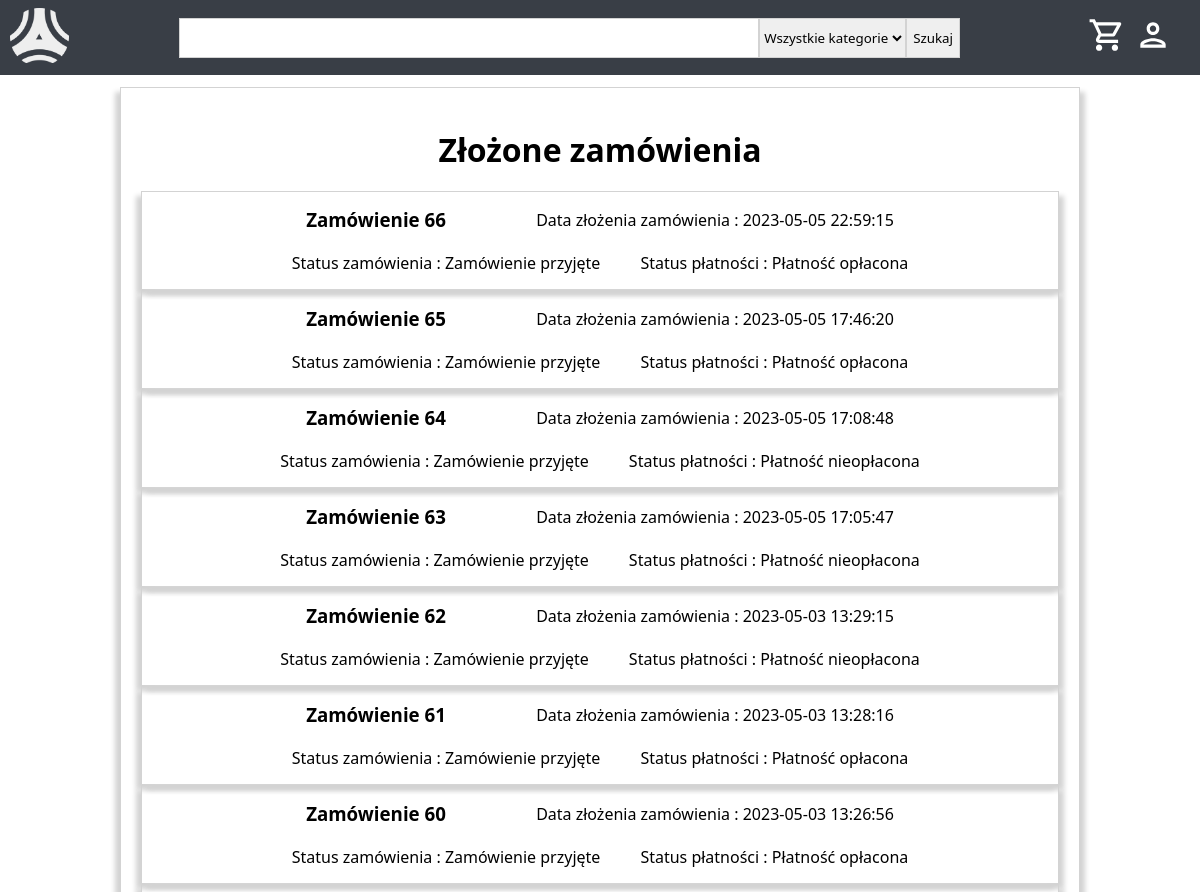
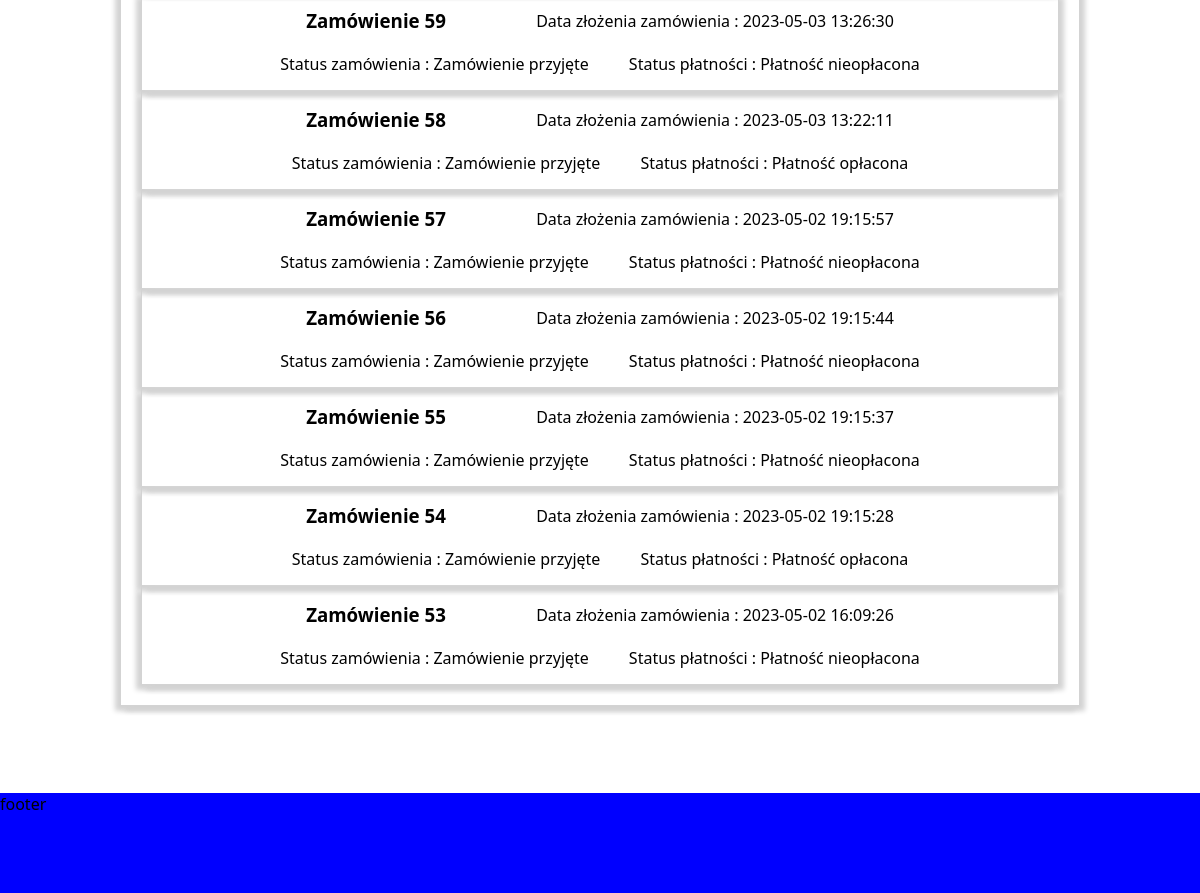
Page /orders (signed in) on the earlier database version (2 pictures, top to bottom).
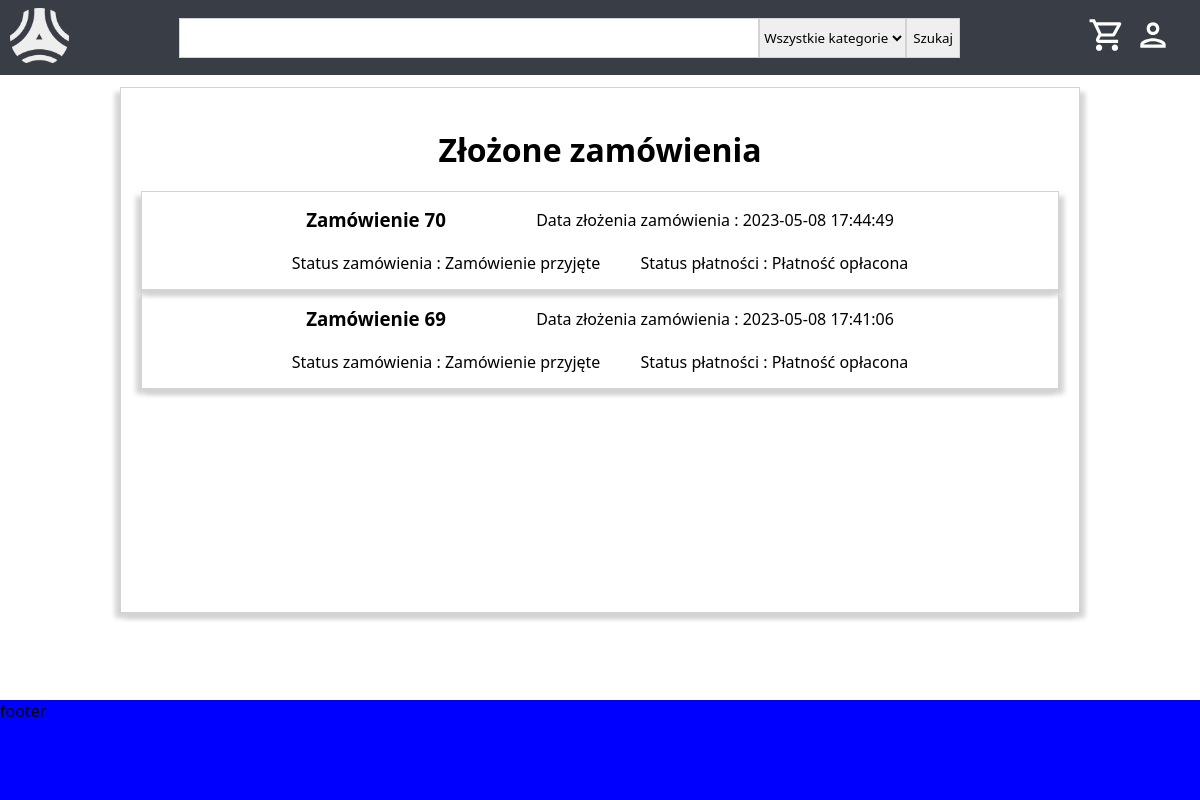
Same page on the later database version.
### tables this page shows
CREATE TABLE `orders` (
  `id` bigint(20) NOT NULL,
  `user_id` bigint(20) NOT NULL,
  `is_company` tinyint(1) NOT NULL,
  `first_name` varchar(255) DEFAULT NULL,
  `last_name` varchar(255) DEFAULT NULL,
  `street` varchar(255) NOT NULL,
  `street_number` smallint(6) NOT NULL,
  `postal_code` varchar(50) NOT NULL,
  `postal_city` varchar(255) NOT NULL,
  `country` varchar(2) NOT NULL,
  `nip` varchar(50) DEFAULT NULL,
  `company_name` varchar(255) DEFAULT NULL,
  `delivery_id` bigint(20) NOT NULL,
  `delivery_tracking` varchar(1000) NOT NULL,
  `payment_method_id` bigint(20) NOT NULL,
  `payment_status` tinyint(3) UNSIGNED NOT NULL,
  `order_status` tinyint(3) UNSIGNED NOT NULL,
  `created_date` datetime NOT NULL,
  `user_id_created` bigint(20) NOT NULL,
  `last_modified_date` datetime NOT NULL,
  `user_id_last_modified` bigint(20) NOT NULL,
  `status` tinyint(3) UNSIGNED NOT NULL
);

### MVC/models/databaseModels/OrderModel.php (called while the page is built, shortened)
<?php
class OrderModel{
    public function getOrders($userId){
        $dbh = include("MVC/models/databaseModels/Database.php");
        $query = "SELECT id, created_date, order_status, payment_status FROM orders WHERE user_id = ? AND status = ? ORDER BY created_date DESC";
        $stmt = $dbh->prepare($query);
        $stmt->execute([$userId, StatusEnum::ACTIVE]);;
        $result = $stmt->fetchAll();
        return $result;
    }
}

### MVC/models/databaseModels/CategoryModel.php (called while the page is built, shortened)
<?php
class CategoryModel{
    public function getCategories(){
        $dbh = include("MVC/models/databaseModels/Database.php");
        $query = "SELECT id, name, image_path FROM categories WHERE STATUS = ?";
        $stmt = $dbh->prepare($query);
        $stmt->execute([StatusEnum::ACTIVE]);
        $result = $stmt->fetchAll();
        return $result;
    }
}

### MVC/controllers/Controller.php (called while the page is built, shortened)
<?php
class Controller{
    public function loadView($name, $data, $return){
        include($name.".php");
        if($return===true){
           return ob_get_clean();
        }
    }
}

### MVC/models/enumerated/OrderStatusEnum.php (called while the page is built, shortened)
<?php
class OrderStatusEnum {
    public static function getConstants(){
        return [
            self::ACCEPTED => "Zamówienie przyjęte",
            self::SENT => "Zamówienie wysłane",
            self::DELIVERED => "Zamówienie dostarczone",
            self::CANCELLED => "Zamówienie anulowane",
        ];
    }
}

### MVC/models/enumerated/PaymentStatusEnum.php (called while the page is built, shortened)
<?php
class PaymentStatusEnum {
    public static function getConstants(){
        return [
            self::UNPAID => "Płatność nieopłacona",
            self::PAID => "Płatność opłacona"
        ];
    }
}

### MVC/views/order/OrderList.php (the view, shortened to what this page needs)
<!DOCTYPE html>
<html lang="en">
<head>
    <?php echo $data['styles']; ?>
    <link rel="stylesheet" href="/dRaczekProjekt/css/orderList.css">
</head>
<body>
    <?php echo $data['header']; ?>
    <main>
        <h1>Złożone zamówienia</h1>
        <div class="items">
            <?php foreach($data['orders'] as $order): ?>
                <a class="item" href="/dRaczekProjekt/order/<?php echo $order['id']; ?>">
                    <h3>Zamówienie <span><?php echo $order['id']; ?></span></h3>
                    <span>Data złożenia zamówienia : <span><?php echo $order['created_date']; ?></span></span>
                    <span>Status zamówienia : <span><?php echo OrderStatusEnum::GetConstants()[$order['order_status']]; ?></span></span>
                    <span>Status płatności : <span><?php echo PaymentStatusEnum::GetConstants()[$order['payment_status']]; ?></span></span>
                </a>
            <?php endforeach; ?>
        </div>
    </main>
    <?php echo $data['footer']; ?>
</body>
</html>

### index.php (shortened to what this page needs)
<?php
    require_once("router/routes.php");
    require_once("router/Router.php");
    include_once("MVC/models/enumerated/OrderStatusEnum.php");
    include_once("MVC/models/enumerated/PaymentStatusEnum.php");
    $router = new Router();
    $requestUri = $_SERVER['REQUEST_URI'];
    if (!$router->routeRequest($requestUri, $routes)) {
        echo "Nie znaleziono strony!";
    }
?>

### MVC/views/common/header.php (shortened to what this page needs)
<header>
    <a href="/dRaczekProjekt/home" id="logo-wrapper">
        <img src="/dRaczekProjekt/img/logo/logo_transparent_img_only.png" id="logo">
    </a>
    <div id="searchbar-wrapper">
        <form action="/dRaczekProjekt/products" method="get">
            <input type="text" name="text" <?php if(isset($_GET['text'])) echo "value=\"".$_GET['text']."\""; ?>>
            <select name="categoryId">
                <option value="999">Wszystkie kategorie</option>
            </select>
            <input type="submit" value="Szukaj">
        </form>
    </div>
    <div id="header-items-wrapper">
        <a class="item" href="/dRaczekProjekt/cart">
            <img src="/dRaczekProjekt/img/cart-icon.svg">
        </a>
        <div class="item">
            <img src="/dRaczekProjekt/img/account-icon.svg">
        </div>
    </div>
</header>

### MVC/views/common/footer.php
<footer>footer</footer>

### router/Router.php (shortened to what this page needs)
<?php
class Router {
    function routeRequest($requestUri, $routes) {
        $requestUri=urldecode($requestUri);
        foreach ($routes as $route => $params) {
            $pattern = str_replace(':id', '(\d+)', $route);
            $pattern = str_replace(":token", '([A-Za-z\d]+)', $pattern);
            $pattern = str_replace(":pageableUsers", '\?((page=(\d)+)(&size=(\d)+)((&email=([A-Za-z\d])+)*)((&firstName=([A-Za-z\d])+)*)((&lastName=([A-Za-z\d])+)*)((&status=(\d)+)*)((&createdDate=([\d-])+)*)((&id=(\d)+)*)((&orderBy=([A-Za-z_])+)*)((&order=([A-Za-z])+)*))', $pattern);
            $pattern = str_replace(":pageableProductsUser", '(\?page=(\d)+&size=(\d)+((&text=([\p{L}\p{N}\s]*))*)((&categoryId=(\d)+)*)((&gender=(\d)+)*)((&price_from=(\d)+)*)((&price_to=(\d)+)*)((&productSize=(\d)+)*)((&colour=(\d)+)*)((&orderBy=([\p{L}\p{N}_])+)*)((&order=([\p{L}])+)*))', $pattern);
            $pattern = str_replace(":pageableCategories", '\?((page=(\d)+)(&size=(\d)+)((&name=([A-Za-z\d])+)*)((&status=(\d)+)*)((&createdDate=([\d-])+)*)((&id=(\d)+)*)((&orderBy=([A-Za-z_])+)*)((&order=([A-Za-z])+)*))', $pattern);
            $pattern = str_replace(":pageableProducts", '\?((page=(\d)+)(&size=(\d)+)((&name=([A-Za-z\d])+)*)((&categoryId=(\d)+)*)((&description=([a-zA-Z0-9.,:;"\'() \n-])+)*)((&priceFrom=(\d+(?:\.\d+)?))*)((&priceTo=(\d+(?:\.\d+)?))*)((&quantityFrom=(\d)+)*)((&quantityTo=(\d)+)*)((&productSize=(\d)+)*)((&colour=(\d)+)*)((&gender=(\d)+)*)((&viewCountFrom=(\d)+)*)((&viewCountTo=(\d)+)*)((&status=(\d)+)*)((&createdDate=([\d-])+)*)((&id=(\d)+)*)((&orderBy=([A-Za-z_])+)*)((&order=([A-Za-z])+)*))', $pattern);
            $pattern = str_replace(":pageableOrders", '\?((page=(\d)+)(&size=(\d)+)((&first_name=([\p{L}\p{N}\s])+)*)((&last_name=([\p{L}\p{N}\s])+)*)((&street=([\p{L}\p{N}\s])+)*)((&postal_code=([-\d])+)*)((&postal_city=([\p{L}\p{N}\s])+)*)((&country=([\p{L}\p{N}\s])+)*)((&nip=([\d])+)*)((&company_name=([\p{L}\p{N}\s])+)*)((&delivery_id=(\d)+)*)((&payment_method_id=(\d)+)*)((&payment_status=(\d)+)*)((&order_status=(\d)+)*)((&status=(\d)+)*)((&createdDate=([\d-])+)*)((&id=(\d)+)*)((&orderBy=([A-Za-z_])+)*)((&order=([A-Za-z])+)*))', $pattern);
            if (preg_match('#^'.$pattern.'$#u', $requestUri, $matches)) {
                $controllerUri="";
                if(isset($params['path']))$controllerUri = $params['path'];
                else $controllerUri = "MVC/controllers/";
                $controllerUri.=$params['controller'];
                $controller = new $params['controller']();
                $action = $params['action'];
                $params = array_slice($matches, 1);
                call_user_func_array(array($controller, $action), $params);
                return true;
            }
        }
        return false;
    }
  }

### MVC/controllers/order/OrdersListController.php (shortened to what this page needs)
<?php
include_once("MVC/models/databaseModels/CategoryModel.php");
include_once("MVC/models/databaseModels/OrderModel.php");
class OrdersListController extends OrderController{
    public function display(){
        $orderModel = new OrderModel();
        $orders = $orderModel->getOrders($_SESSION['user_id']);
        $data = array();
        $categoryModel = new CategoryModel();
        $headerData = array(
            "categories"=>$categoryModel->getCategories()
        );
        $data['orders'] = $orders;
        $data['categories'] = $headerData['categories'];
        $data['header']=$this->loadView("MVC/views/common/header", $headerData, true);
        $data['footer']=$this->loadView("MVC/views/common/footer", null, true);
        $data['styles']='<link rel="stylesheet" href="/dRaczekProjekt/css/header.css">
        <link rel="stylesheet" href="/dRaczekProjekt/css/footer.css">
        <link rel="stylesheet" href="/dRaczekProjekt/css/basicLayout.css">';
        $this->loadView("MVC/views/order/OrderList", $data, false);
    }
}

### css/header.css (style rules this page uses)
:root { --header-height:75px; --header-color:#393e46; --header-details-color:#5c6470; }
header { background-color: var(--header-color); height: var(--header-height); position:fixed; width: 100%; display: flex; flex-direction: row; align-items: center; font-family: 'Segoe UI', Tahoma, Geneva, Verdana, sans-serif; z-index: 999; max-width: 100vw; }
header #logo { position: relative; height:var(--header-height); width: auto; padding: 10px; max-height: 75px; }
header #searchbar-wrapper { flex:1; margin:0px 100px; }
header #searchbar-wrapper form { padding: 0; margin: 0; display: flex; flex: 1; }
header #searchbar-wrapper form input[type=text] { flex: 1; }
header #searchbar-wrapper form input, header #searchbar-wrapper form select { border: 1px solid lightgray; border-radius: 0px; height: 40px; }
header #header-items-wrapper { display: flex; min-width: 100px; justify-content: space-evenly; margin: 0px 20px; }
header #header-items-wrapper .item img { height: calc(0.5 * var(--header-height)); max-height: 40px; width: auto; }

### css/footer.css (style rules this page uses)
footer { background-color: blue; height: 100px; }

### css/basicLayout.css (style rules this page uses)
* { margin: 0; box-sizing: border-box; font-family: 'Segoe UI', Tahoma, Geneva, Verdana, sans-serif; }
body { min-height: 100vh; display: flex; flex-direction: column; max-width: 200px; min-width: 100%; }
main { flex:1; margin-top:var(--header-height); }

### css/orderList.css (style rules this page uses)
main .items .item { padding: 10px; display: flex; align-items: center; gap: 10px; border: 1px solid lightgray; box-shadow: lightgray 5px 5px 5px, lightgray -5px 5px 5px; flex-wrap: wrap; justify-content: center; text-decoration: none; justify-content: center; align-items: center; color: black; }
main .items .item > * { padding: 5px; margin: 0px 10px; min-width: 200px; }
main { padding: 20px; margin: calc(var(--header-height) + 1%) 10%; border: 1px solid lightgray; box-shadow: lightgray 5px 5px 5px, lightgray -5px 5px 5px; }
main h1 { margin: 20px; text-align: center; }

Differences in the rows shown:
removed orders: id "66", created_date "2023-05-05 22:59:15", order_status "Zamówienie przyjęte", payment_status "Płatność opłacona"
removed orders: id "65", created_date "2023-05-05 17:46:20", order_status "Zamówienie przyjęte", payment_status "Płatność opłacona"
removed orders: id "64", created_date "2023-05-05 17:08:48", order_status "Zamówienie przyjęte", payment_status "Płatność nieopłacona"
removed orders: id "63", created_date "2023-05-05 17:05:47", order_status "Zamówienie przyjęte", payment_status "Płatność nieopłacona"
removed orders: id "62", created_date "2023-05-03 13:29:15", order_status "Zamówienie przyjęte", payment_status "Płatność nieopłacona"
removed orders: id "61", created_date "2023-05-03 13:28:16", order_status "Zamówienie przyjęte", payment_status "Płatność opłacona"
removed orders: id "60", created_date "2023-05-03 13:26:56", order_status "Zamówienie przyjęte", payment_status "Płatność opłacona"
removed orders: id "59", created_date "2023-05-03 13:26:30", order_status "Zamówienie przyjęte", payment_status "Płatność nieopłacona"
removed orders: id "58", created_date "2023-05-03 13:22:11", order_status "Zamówienie przyjęte", payment_status "Płatność opłacona"
removed orders: id "57", created_date "2023-05-02 19:15:57", order_status "Zamówienie przyjęte", payment_status "Płatność nieopłacona"
removed orders: id "56", created_date "2023-05-02 19:15:44", order_status "Zamówienie przyjęte", payment_status "Płatność nieopłacona"
removed orders: id "55", created_date "2023-05-02 19:15:37", order_status "Zamówienie przyjęte", payment_status "Płatność nieopłacona"
removed orders: id "54", created_date "2023-05-02 19:15:28", order_status "Zamówienie przyjęte", payment_status "Płatność opłacona"
removed orders: id "53", created_date "2023-05-02 16:09:26", order_status "Zamówienie przyjęte", payment_status "Płatność nieopłacona"
added orders: id "70", created_date "2023-05-08 17:44:49", order_status "Zamówienie przyjęte", payment_status "Płatność opłacona"
added orders: id "69", created_date "2023-05-08 17:41:06", order_status "Zamówienie przyjęte", payment_status "Płatność opłacona"
